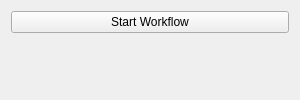
<?xml version="1.0" encoding="UTF-8"?>
<ui version="4.0">
 <class>workflow</class>
 <widget class="qMRMLWidget" name="workflow">
  <property name="geometry">
   <rect>
    <x>0</x>
    <y>0</y>
    <width>300</width>
    <height>100</height>
   </rect>
  </property>
  <layout class="QVBoxLayout" name="verticalLayout">
   <item>
    <widget class="QPushButton" name="startWorkflowButton">
     <property name="text">
      <string>Start Workflow</string>
     </property>
     <property name="toolTip">
      <string>Start Workflow</string>
     </property>
    </widget>
   </item>
   <item>
    <spacer name="verticalSpacer">
     <property name="orientation">
      <enum>Qt::Vertical</enum>
     </property>
     <property name="sizeHint" stdset="0">
      <size>
       <width>20</width>
       <height>40</height>
      </size>
     </property>
    </spacer>
   </item>
  </layout>
 </widget>
 <customwidgets>
  <customwidget>
   <class>qMRMLWidget</class>
   <extends>QWidget</extends>
   <header>qMRMLWidget.h</header>
   <container>1</container>
  </customwidget>
 </customwidgets>
</ui>
